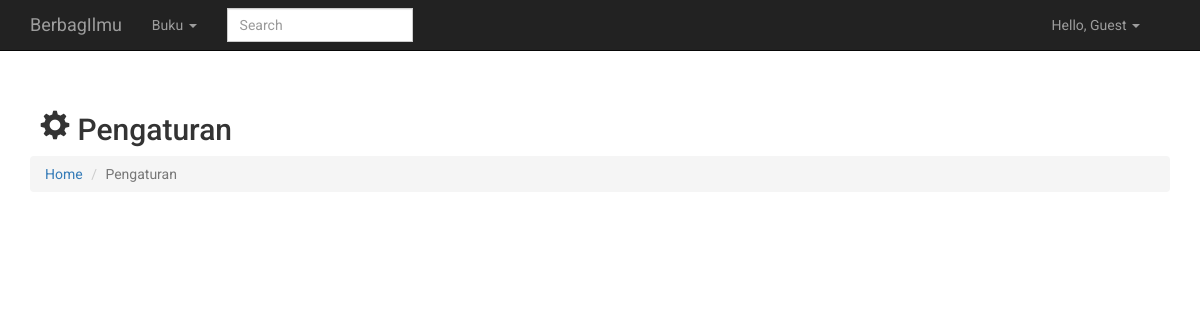
The app's page /admin/pengaturan.php, older data.
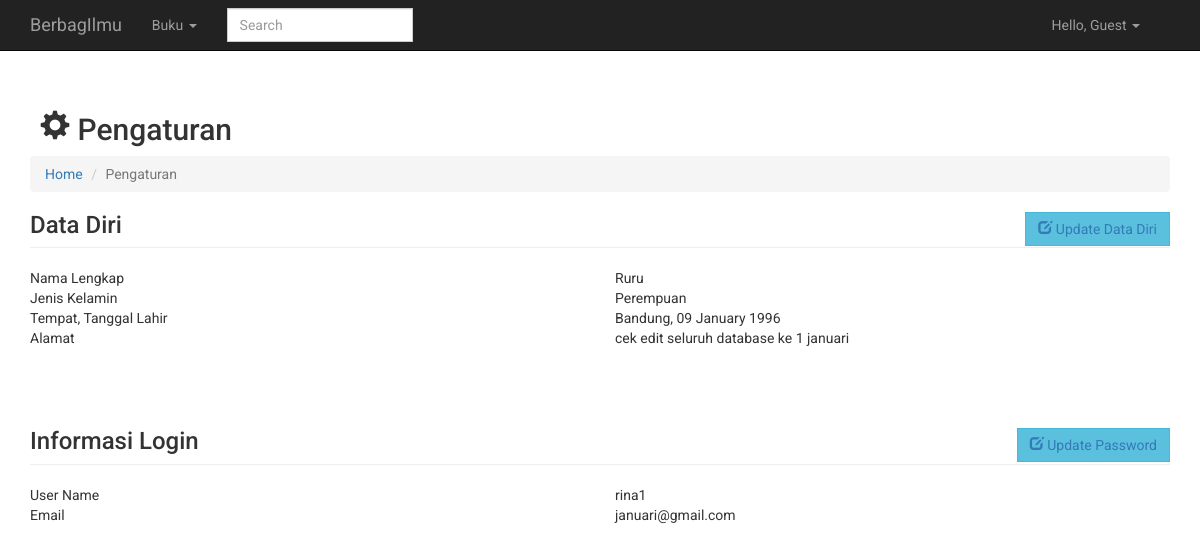
The same page, newer data.
### tables this page shows
CREATE TABLE `member` (
  `member_id` smallint(3) NOT NULL,
  `member_nama` varchar(20) DEFAULT NULL,
  `member_jk` varchar(1) DEFAULT NULL,
  `member_ttl` varchar(20) DEFAULT NULL,
  `member_tglahir` date DEFAULT NULL,
  `member_alamat` varchar(50) DEFAULT NULL,
  `member_tlp` decimal(13,0) DEFAULT NULL,
  `member_username` varchar(20) DEFAULT NULL,
  `member_email` varchar(40) DEFAULT NULL,
  `member_password` varchar(20) DEFAULT NULL
);

### admin/pengaturan.php (the view, shortened to what this page needs)
<?php
	include "header.php";
?>
<br><br>
<div class="container">
<div class="row">
   <div class="col-lg-12">
      <h2><span style="margin-left:10px" class="glyphicon glyphicon-cog"></span>  Pengaturan </h2>
        <div class="row">
            <div class="col-lg-12">
                <ol class="breadcrumb">
                    <li><a href="index.html">Home</a>
                    </li>
                    <li class="active">Pengaturan</li>
                </ol>
            </div>
        </div>
	</div>
    <br>
<?php
    $modal=mysqli_query($link,"SELECT * FROM member WHERE member_id=1");
    $ttl=mysqli_query($link,"SELECT CONCAT_WS(', ',member_ttl,(SELECT DATE_FORMAT(member_tglahir, '%d %M %Y')))AS ttl FROM member WHERE member_id=1");
    while($r=mysqli_fetch_array($modal)){
?>
	<div class="container-fluid">
		<h3 class="page-header">
            Data Diri
                    <div class="pull-right">
  						<button  style="margin-bottom:10px;" data-toggle="modal" data-target="#ModalEdit" class="btn btn-info col-md-12">
            				<a href="#" class='open_modal' id='<?php echo  $r['member_id']; ?>'>
                            <span class="glyphicon glyphicon-edit"></span>  Update Data Diri </a>
        				</button>
                	</div>
        </h3>
		<div>
            <div class="row">
                <div class="col-xs-5 col-sm-6">
                    Nama Lengkap
                </div>
                <div class="col-xs-7 col-sm-6">
                    <?php
                    echo  $r['member_nama'];
                    ?>
                </div>
            </div>
            <div class="row">
                <div class="col-xs-5 col-sm-6">
                    Jenis Kelamin
                </div>
                <div class="col-xs-7 col-sm-6">
                    <?php
                    if($r['member_jk']=='L'){
                        echo  'Laki-Laki';
                    }else{
                        echo 'Perempuan';
                    }
                    ?>
                </div>
            </div>
            <?php
             while($t=mysqli_fetch_array($ttl)){
            ?>
            <div class="row">
                <div class="col-xs-5 col-sm-6">
                    Tempat, Tanggal Lahir
                </div>
                <div class="col-xs-7 col-sm-6">
                    <?php
                    echo  $t['ttl'];
                    ?>
                </div>
            </div>
            <?php
            }
            ?>
            <div class="row">
                <div class="col-xs-5 col-sm-6">
                    Alamat
                </div>
                <div class="col-xs-7 col-sm-6">
                       <?php
                    echo  $r['member_alamat'];
                    ?>
                </div>
            </div>
		</div>
	</div>
	<br><br>
	<div class="container-fluid">
		<h3 class="page-header">
            Informasi Login
                    <div class="pull-right">
  						<button  style="margin-bottom:10px;" data-toggle="modal" data-target="#ModalPw" class="btn btn-info col-md-12">
                            <a href="#" class='pw_modal' id='<?php echo  $r['member_id']; ?>'>
                            <span class="glyphicon glyphicon-edit"></span>  Update Password </a>
                        </button>
                	</div>
        </h3>
		<div>
            <div class="row">
                <div class="col-xs-5 col-sm-6">
                    User Name
                </div>
                <div class="col-xs-7 col-sm-6">
                    <?php
                    echo $r['member_username'];
                    ?>
         		   </div>
        	  </div>
            <div class="row">
                <div class="col-xs-5 col-sm-6">
                    Email
                </div>
                <div class="col-xs-7 col-sm-6">
                    <?php
                    echo  $r['member_email'];
                    ?>
                </div>
            </div>
		</div>
	</div>
</div>
</div>
<?php
}
?>
</div>
</div>

### admin/header.php (shortened to what this page needs)
<!DOCTYPE html>
<html lang="en">
<head>
    <link href="../css/bootstrap.css" rel="stylesheet">
    <link href="../css/bootstrap.min.css" rel="stylesheet">
    <link href="../css/modern-business.css" rel="stylesheet">
    <link href="../css/modal-login.css" rel="stylesheet">
    <link href="../font-awesome/css/font-awesome.min.css" rel="stylesheet" type="text/css">
    <link href="../datatables/css/jquery.dataTables.css" rel="stylesheet" type="text/css" >
</head>
<body>
    <nav class="navbar navbar-inverse navbar-fixed-top" role="navigation">
        <div class="container">
            <div class="navbar-header">
				<a href="index.php" class="navbar-brand">BerbagIlmu</a>
			</div>
            <div class="collapse navbar-collapse" id="bs-example-navbar-collapse-1">
				<ul class="nav navbar-nav">
					<li class="dropdown">
						<a data-toggle="dropdown" class="dropdown-toggle" href="#">Buku <b class="caret"></b></a>
					</li>
				</ul>
				<form role="search" class="navbar-form navbar-left">
					<div class="form-group">
						<input type="text" placeholder="Search" class="form-control">
					</div>
				</form>
                <?php
                if (empty($_SESSION['member_email']))
                {
                ?>
                <ul class="nav navbar-nav navbar-right">
                <li class="dropdown">
                    <a href="#" class="dropdown-toggle" data-toggle="dropdown" role="button" aria-haspopup="true" aria-expanded="false">
                    Hello, Guest
                    <span class="caret"></span>
                    </a>
                </li>
                </ul>
                <?php
                };
                ?>
            </div>
        </div>
    </nav>

### css/modern-business.css (style rules this page uses)
html, body { height: 100%; }
body { padding-top: 50px; }

### css/modal-login.css (style rules this page uses)
* { font-family: 'Roboto', sans-serif; }
.btn { border-radius: 0px; }
.glyphicon { top: 0px; }
.form-control { border-radius: 0px; }

### admin/header.php (style rules this page uses)
.navbar-nav.navbar-right:last-child { margin-right: 15px !important; }

Row changes from the older to the newer data that the page shows:
added member: member_nama "Ruru", member_jk "Perempuan", ttl "Bandung, 09 January 1996", member_alamat "cek edit seluruh database ke 1 januari", member_username "rina1", member_email "januari@gmail.com"
